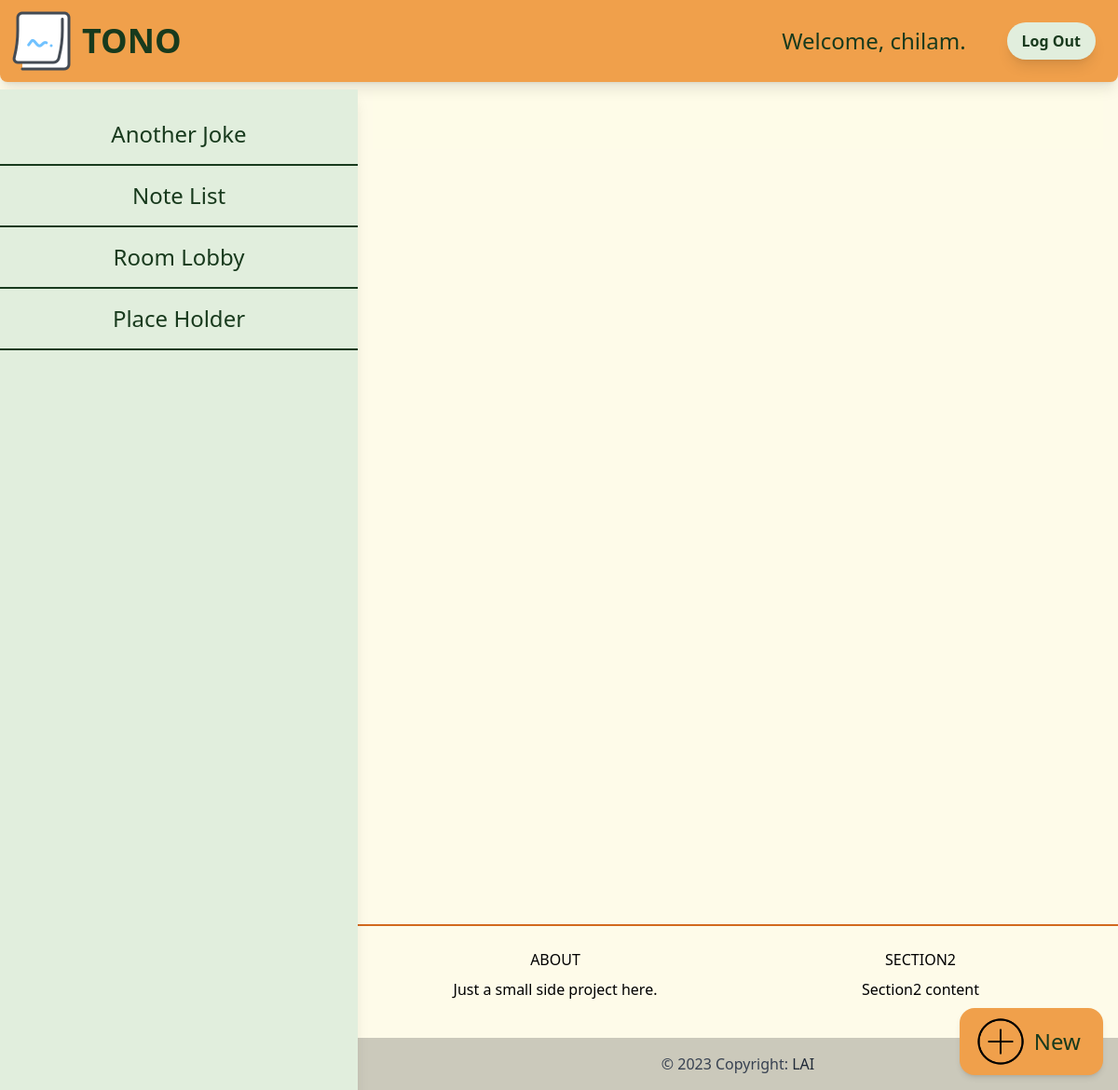
The page /notes/ (signed in) on the database as committed earlier.
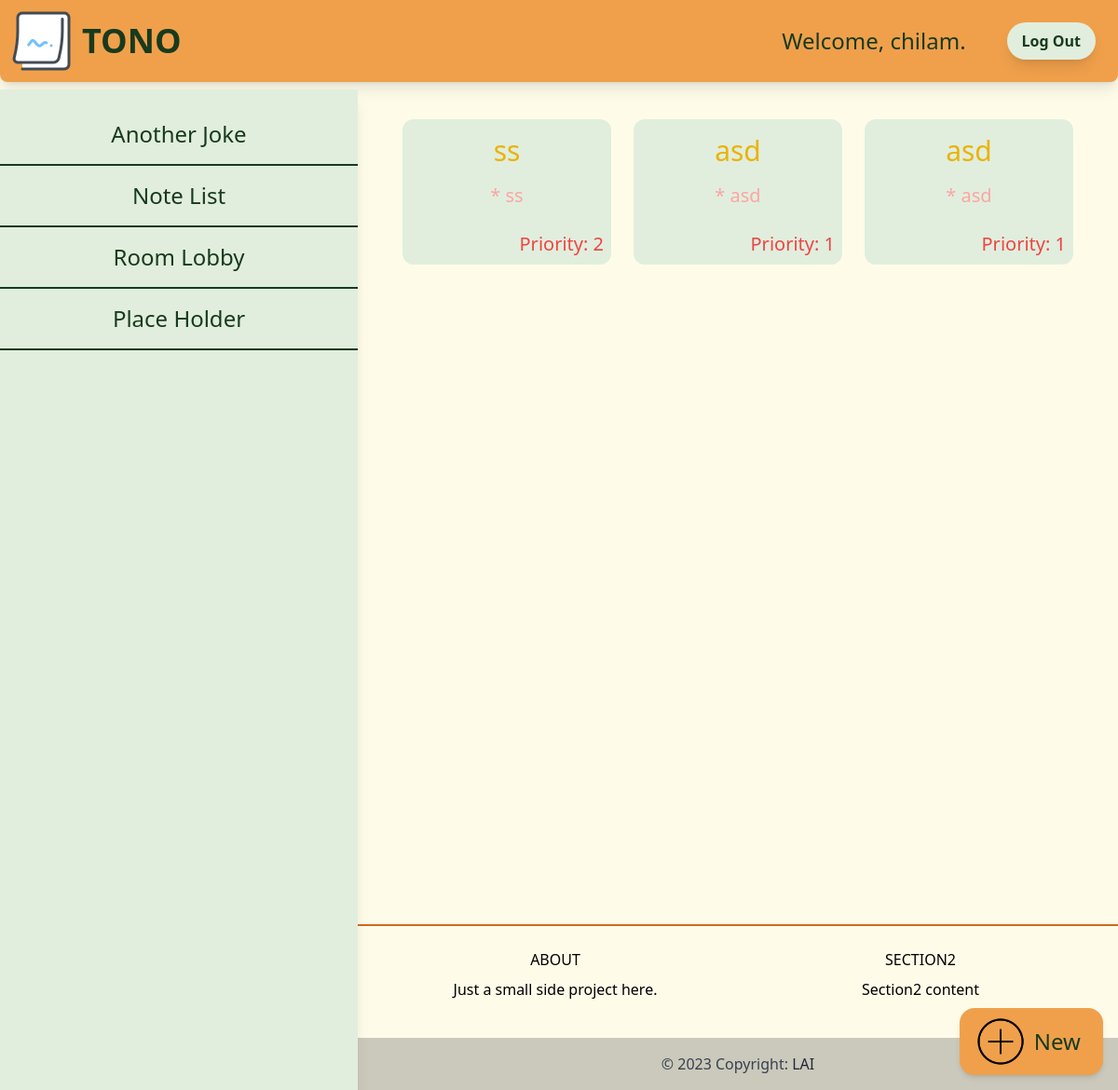
The same page on the database as committed later.
### item/models.py (models this page shows, shortened)
class Note(models.Model):
    name = models.TextField(max_length=30)
    detail = models.TextField(max_length=80)
    inlist = models.ForeignKey(NoteList,related_name='notes',on_delete=models.CASCADE,blank=True)
    complete = models.BooleanField(default=False)
    priority = models.IntegerField()
    created_at = models.DateTimeField(auto_now=True)
    created_by = models.ForeignKey(User, related_name='notes', on_delete=models.CASCADE)
    class meta:
        ordering = ('priority')

### core/views.py (the view)
# urls.py: path('notes/',notes,name='notes'),
@login_required
def notes(request):
    notes = Note.objects.filter(created_by = request.user).order_by('-priority')
    sum = notes.count()
    finished = Note.objects.filter(created_by = request.user, complete=True).count()
    unfinished = sum - finished
    return render(request,'core/notes.html', {
        'notes': notes,
        'sum': sum,
        'fin': finished,
        'unfin': unfinished,
    })

### core/templates/core/notes.html (shortened to what this page needs)
{%extends './base.html'%}
{%load static%}
{%block content%}
<div class="bg-alu-main px-4">
<div class="grid grid-cols-3 px-8 py-8 gap-6 bg-yellow-50 ">
{%for note in notes%}
    {%if note.complete == True%}
    <a href="{%url 'notedetail' note.id%}" class="text-center rounded-xl hover:animate-pulse bg-alu-red">
    {%else%}
    <a href="{%url 'notedetail' note.id%}" class="text-center rounded-xl hover:bg-alu-btn bg-alu-netural ease-in duration-300">
    {%endif%}
    <p class="text-3xl text-semibold text-yellow-500 mt-4 mb-4">{{note.name}}</p>
    <p class="text-xl text-red-300 mt-4 mb-4 px-2 whitespace-normal">* {{note.detail}}</p>
    <p class="text-end text-xl text-red-500 p-2">Priority: {{note.priority}}</p>
    </a>
{%endfor%}
</div>
<div class="fixed bottom-4 lg:w-3/4 md:w1-/2 right-4">
    <a href='/newnote' class="flex float-right bg-alu-three items-center rounded-2xl py-2 px-4 shadow-md hover:animate-pulse">
        <img src="{% static '/images/add100.png' %}" width="56" height="56" class="justify-self-center " alt="addBtn"></img>
        <h1 class="text-2xl text-alu-btn p-2">New</h1>
    </a>
</div>
</div>
{%endblock%}

Rows that differ between the two databases and show on the page:
added Note: name "ss", detail "ss", priority "2"
added Note: name "asd", detail "asd", priority "1"
added Note: name "asd", detail "asd", priority "1"
